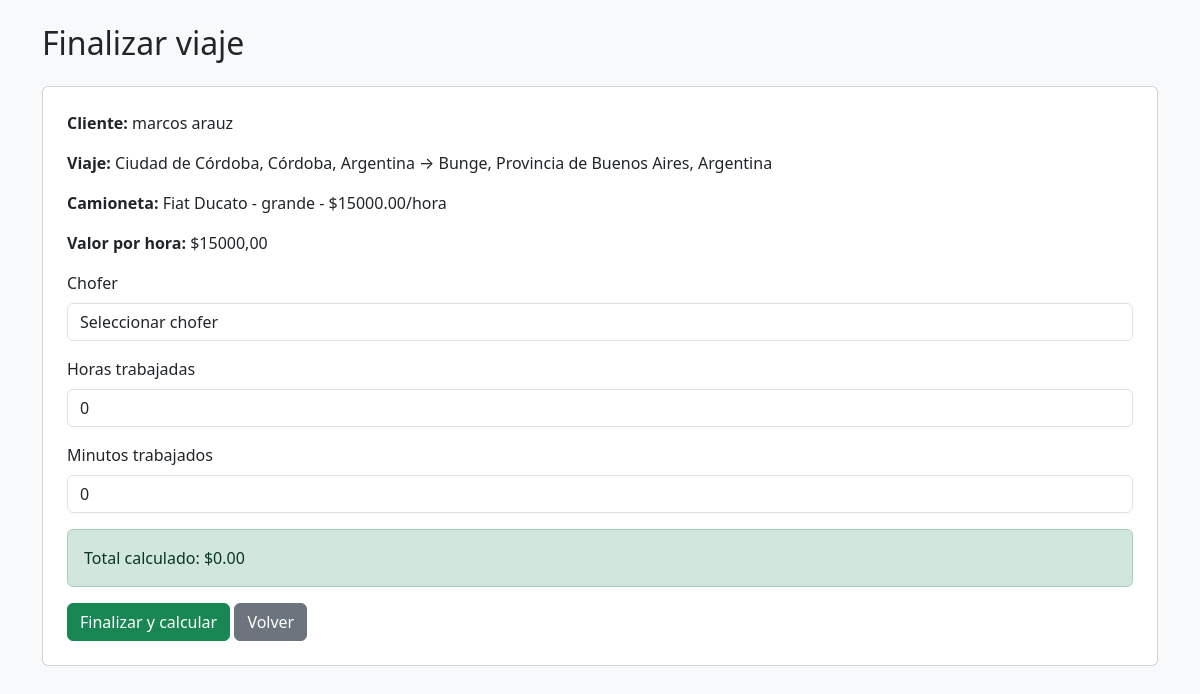
Page /finalizar/7/ on the committed database.
### viajes/models.py (models this page shows, shortened)
class Viaje(models.Model):
    ESTADOS = [
        ('pendiente', 'Pendiente'),
        ('en_curso', 'En curso'),
        ('terminado', 'Terminado'),
        ('cancelado', 'Cancelado'),
    ]
    cliente = models.ForeignKey(Cliente, on_delete=models.CASCADE)
    origen = models.CharField(max_length=200)
    destino = models.CharField(max_length=200)
    fecha = models.DateField()
    hora = models.TimeField(null=True, blank=True)
    estado = models.CharField(max_length=20, choices=ESTADOS, default='pendiente')
    chofer = models.ForeignKey(Chofer, on_delete=models.SET_NULL, null=True, blank=True)
    camioneta = models.ForeignKey(Camioneta, on_delete=models.SET_NULL, null=True, blank=True)
    horas_trabajadas = models.PositiveIntegerField(null=True, blank=True)
    minutos_trabajados = models.PositiveIntegerField(null=True, blank=True)
    precio_total = models.DecimalField(max_digits=10, decimal_places=2, null=True, blank=True)
    observaciones = models.TextField(blank=True)
    activo = models.BooleanField(default=True)

class Cliente(models.Model):
    nombre = models.CharField(max_length=100)
    telefono = models.CharField(max_length=30, blank=True)
    def __str__(self):
        return self.nombre

class Camioneta(models.Model):
    TAMANIOS = [
        ('chica', 'Chica'),
        ('grande', 'Grande'),
    ]
    nombre = models.CharField(max_length=100)
    tamanio = models.CharField(max_length=20, choices=TAMANIOS)
    valor_hora = models.DecimalField(max_digits=10, decimal_places=2)
    def __str__(self):
        return f"{self.nombre} - {self.tamanio} - ${self.valor_hora}/hora"

### viajes/views.py (the view, shortened to what this page needs)
# urls.py: path('finalizar/<int:id>/', finalizar_viaje, name='finalizar_viaje'),
def finalizar_viaje(request, id):
    viaje = get_object_or_404(Viaje, id=id)
    choferes = Chofer.objects.filter(activo=True)
    return render(request, 'finalizar_viaje.html', {
        'viaje': viaje,
        'choferes': choferes,
    })

### viajes/templates/finalizar_viaje.html (shortened to what this page needs)
<!DOCTYPE html>
<html>
<head>
    <link href="https://cdn.jsdelivr.net/npm/bootstrap@5.3.0/dist/css/bootstrap.min.css" rel="stylesheet">
</head>
<body class="bg-light">
<div class="container mt-4">
    <h2 class="mb-4">Finalizar viaje</h2>
    <div class="card p-4">
        <p><strong>Cliente:</strong> {{ viaje.cliente }}</p>
        <p><strong>Viaje:</strong> {{ viaje.origen }} → {{ viaje.destino }}</p>
        <p><strong>Camioneta:</strong> {{ viaje.camioneta }}</p>
        <p><strong>Valor por hora:</strong> ${{ viaje.camioneta.valor_hora }}</p>
        <form method="POST">
            <div class="mb-3">
                <label class="form-label">Chofer</label>
                <select name="chofer" class="form-control" required>
                    <option value="">Seleccionar chofer</option>
                </select>
            </div>
            <div class="mb-3">
                <label class="form-label">Horas trabajadas</label>
                <input type="number" id="horas" name="horas" class="form-control" min="0" value="0" required>
            </div>
            <div class="mb-3">
                <label class="form-label">Minutos trabajados</label>
                <input type="number" id="minutos" name="minutos" class="form-control" min="0" max="59" value="0" required>
            </div>
            <div class="alert alert-success">
                Total calculado: $<span id="total">0.00</span>
            </div>
            <button class="btn btn-success">Finalizar y calcular</button>
            <a href="/" class="btn btn-secondary">Volver</a>
        </form>
    </div>
</div>
</body>
</html>

### rows in the picture
Viaje: cliente "marcos arauz", origen "Ciudad de Córdoba, Córdoba, Argentina", destino "Bunge, Provincia de Buenos Aires, Argentina", camioneta "Fiat Ducato - grande - $15000.00/hora", camioneta.valor_hora "15000,00"
